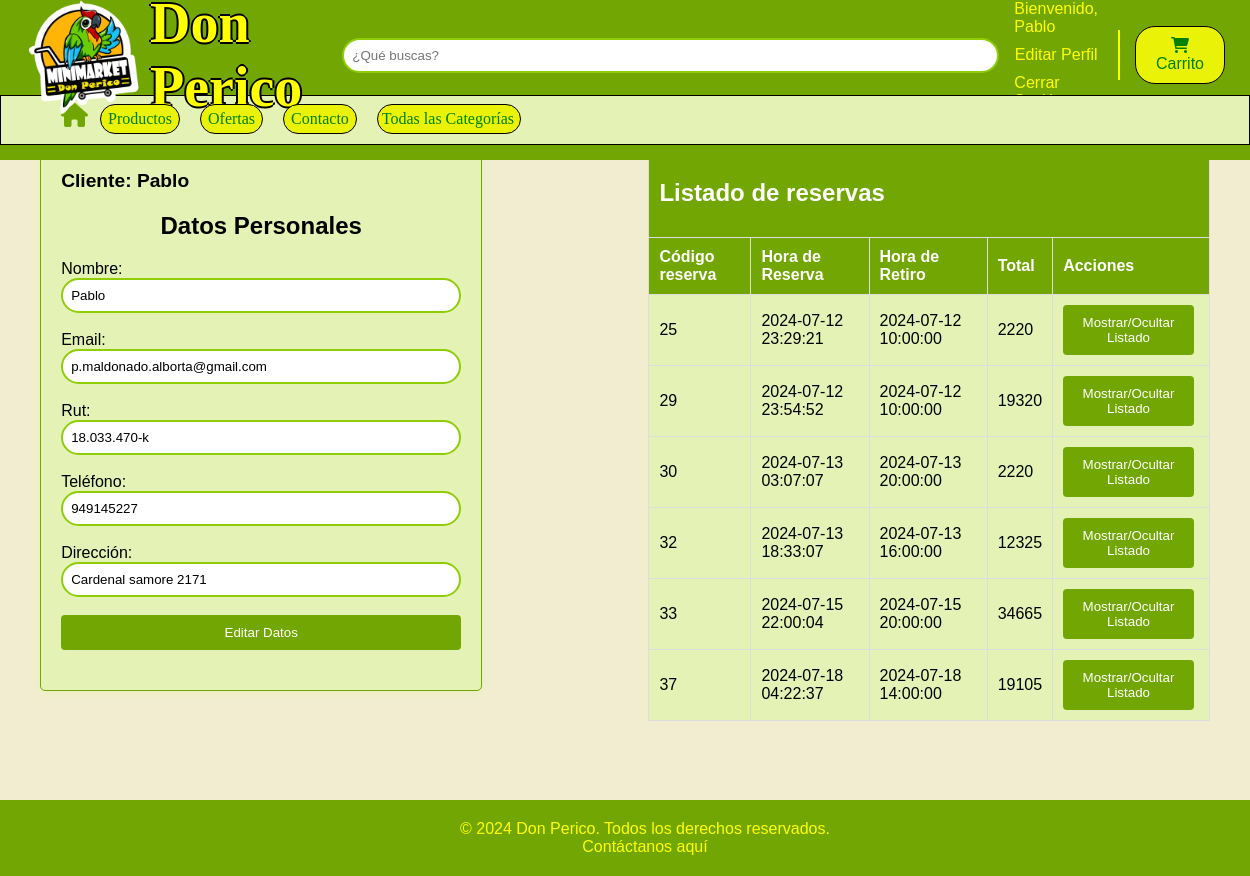
The app's page /gestioncliente.php (signed in) with its own data.
### tables this page shows
CREATE TABLE `clientes` (
  `id` int(11) NOT NULL,
  `usuario_id` int(11) NOT NULL,
  `direccion` varchar(255) DEFAULT NULL,
  `telefono` varchar(255) DEFAULT NULL
);

CREATE TABLE `usuarios` (
  `usuario_id` int(11) NOT NULL,
  `nombre` varchar(255) NOT NULL,
  `email` varchar(255) DEFAULT NULL,
  `contrasena` varchar(255) NOT NULL,
  `rut` varchar(255) DEFAULT NULL
);

CREATE TABLE `detalle_reservas` (
  `id` int(11) NOT NULL,
  `reserva_id` int(11) NOT NULL,
  `producto_id` int(11) NOT NULL,
  `cantidad` int(11) NOT NULL,
  `precio_unitario` float NOT NULL
);

CREATE TABLE `reservas` (
  `id` int(11) NOT NULL,
  `usuario_id` int(11) DEFAULT NULL,
  `hora_reserva` datetime DEFAULT NULL,
  `hora_retiro` datetime DEFAULT NULL,
  `total` float NOT NULL,
  `flg_activo` int(1) NOT NULL DEFAULT 1
);

### gestioncliente.php (the view, shortened to what this page needs)
<!DOCTYPE html>
<html lang="es">
<head>
    <link rel="stylesheet" href="css/ventanacliente.css">
    <?php include "headerindex.php"; ?>
</head>
<body>
    <main class="contenido">
        <div class="main-container">
            <div class="left-column">
                <div class="employee-section">
                    <div class="employee-info">
                        <div class="details">
                            <div class="name">Cliente: <?php echo ($_SESSION['cliente_nombre']); ?></div>
                        </div>
                    </div>
                    <h2>Datos Personales</h2>
                    <?php
                    include_once("inventario/config/conexion.php");
                    $usuario_id = $_SESSION['usuario_id'];
                    $sql_usuario = "
                        SELECT u.nombre, u.email, u.rut, c.telefono, c.direccion
                        FROM usuarios u
                        INNER JOIN clientes c ON u.usuario_id = c.usuario_id
                        WHERE u.usuario_id = " . $usuario_id;
                    $resultado_usuario = $conexion->query($sql_usuario);
                    if ($resultado_usuario && $resultado_usuario->num_rows > 0) {
                        $usuario = $resultado_usuario->fetch_assoc();
                    } else {
                        echo "Usuario no encontrado";
                        exit;
                    }
                    ?>
                    <div class="configuracion-div-form">
                        <div class="centrar-form">
                            <form action="actualizarcliente.php" method="POST">
                                Nombre: <input type="text" name="nombre" value="<?php echo htmlspecialchars($usuario['nombre']); ?>" required><br>
                                Email: <input type="text" name="email" value="<?php echo htmlspecialchars($usuario['email']); ?>" required><br>
                                Rut: <input type="text" name="rut" value="<?php echo htmlspecialchars($usuario['rut']); ?>" required><br>
                                Teléfono: <input type="text" name="telefono" value="<?php echo htmlspecialchars($usuario['telefono']); ?>" required><br>
                                Dirección: <input type="text" name="direccion" value="<?php echo htmlspecialchars($usuario['direccion']); ?>" required><br>
                                <button type="submit">Editar Datos</button>
                            </form>
                        </div>
                    </div>
                </div>
            </div>
            <div class="right-column">
                <table class="table">
                    <thead>
                        <tr>
                            <th colspan="6" class="table-header">
                                <div class="header-content">
                                    <h2 class="text-center">Listado de reservas</h2>
                                </div>
                            </th>
                        </tr>
                        <tr>
                            <th scope="col">Código reserva</th>
                            <th scope="col">Hora de Reserva</th>
                            <th scope="col">Hora de Retiro</th>
                            <th scope="col">Total</th>
                            <th scope="col">Acciones</th>
                        </tr>
                    </thead>
                    <tbody>
                        <?php
                        require("inventario/config/conexion.php");
                        $sql = "
                            SELECT r.id AS id_reserva, r.hora_reserva, r.hora_retiro, r.total, p.nombre AS producto_nombre, dr.cantidad
                            FROM reservas r
                            INNER JOIN detalle_reservas dr ON r.id = dr.reserva_id
                            INNER JOIN productos p ON dr.producto_id = p.id_producto
                            WHERE r.usuario_id = " . $usuario_id . " AND r.flg_activo = 1
                            ORDER BY id_reserva ASC";
                        $resultado = $conexion->query($sql);
                        if ($resultado->num_rows > 0) {
                            $reservas = [];
                            while ($reserva = $resultado->fetch_assoc()) {
                                $reservas[$reserva['id_reserva']]['info'] = [
                                    'hora_reserva' => $reserva['hora_reserva'],
                                    'hora_retiro' => $reserva['hora_retiro'],
                                    'total' => $reserva['total']
                                ];
                                $reservas[$reserva['id_reserva']]['productos'][] = [
                                    'nombre' => $reserva['producto_nombre'],
                                    'cantidad' => $reserva['cantidad']
                                ];
                            }
                            foreach ($reservas as $id_reserva => $reserva) {
                                ?>
                                <tr>
                                    <td><?php echo htmlspecialchars($id_reserva); ?></td>
                                    <td><?php echo htmlspecialchars($reserva['info']['hora_reserva']); ?></td>
                                    <td><?php echo htmlspecialchars($reserva['info']['hora_retiro']); ?></td>
                                    <td><?php echo htmlspecialchars($reserva['info']['total']); ?></td>
                                    <td>
                                        <button class="button" onclick="toggleListado(<?php echo $id_reserva; ?>)">Mostrar/Ocultar Listado</button>
                                    </td>
                                </tr>
                                <?php
                            }
                        } else {
                            echo "<tr><td colspan='5'>No se encontraron reservas.</td></tr>";
                        }
                        ?>
                    </tbody>
                </table>
            </div>
        </div>
    </main>
    <footer id="contacto">
        <p>&copy; 2024 Don Perico. Todos los derechos reservados.</p>
        <p><a href="formulario_contacto.php">Contáctanos aquí</a></p>
    </footer>
</body>
</html>

### headerindex.php (shortened to what this page needs)
<!DOCTYPE html>
<html lang="es">
<head>
    <link rel="stylesheet" href="css/global.css">
    <link rel="stylesheet" href="https://cdnjs.cloudflare.com/ajax/libs/font-awesome/6.0.0-beta3/css/all.min.css">
</head>
<body>
    <header>
        <div class="contenedor">
            <img src="img/logo.png" alt="Logo">
            <h1>Don Perico</h1>
            <input type="text" placeholder="¿Qué buscas?">
            <div class="opcionusuario">
                <?php if (isset($_SESSION['cliente_nombre'])): ?>
                    <span>Bienvenido, <?php echo htmlspecialchars($_SESSION['cliente_nombre']); ?></span>
                        <a href="gestioncliente.php" id="editarPerfilButton">Editar Perfil</a>
                        <a href="cerrarsesioncliente.php" id="cerrarSesionButton">Cerrar Sesión</a>
                <?php else: ?>
                    <a href="crudlogincliente.php">Iniciar Sesión</a>
                    <a href="crudcliente.php">Registrarse</a>
                <?php endif; ?>
            </div>
            <div class="separator"></div>
            <div class="carrito">
                <button id="carritoButton"><i class="fas fa-shopping-cart"></i> Carrito</button>
            </div>
        </div>
        <nav>
            <div class="menuopcion">
                <ul>
                <a href="index.php" class="home-button">
                <i class="fas fa-home"></i>
            </a>
                    <li><a href="pantallaproducto.php">Productos</a></li>
                    <li><a href="#ofertas">Ofertas</a></li>
                    <li><a href="#contacto">Contacto</a></li>
                    <li class="dropdown">
                        <button class="category-button" id="categoryButton">Todas las Categorías</button>
                    </li>
                </ul>
            </div>
        </nav>
    </header>
</body>
</html>

### css/ventanacliente.css (style rules this page uses)
body { background-color: #F2EDD0; margin: 0; padding: 0; }
.contenido { display: flex; justify-content: center; align-items: center; min-height: 100vh; }
.employee-section { background-color: #e4f2b5; border: 1px solid #72a603; padding: 20px; width: 400px; box-shadow: 0 0 10px #e4f2b5; border-radius: 5px; }
.employee-info { margin-bottom: 20px; }
.details { margin-bottom: 10px; }
.name { font-size: 1.2em; font-weight: bold; }
h2 { text-align: center; margin-bottom: 20px; }
.configuracion-div-form { display: flex; justify-content: center; }
.centrar-form { width: 100%; }
form { display: flex; flex-direction: column; }
input[type="text"], input[type="number"] { padding: 8px; margin-bottom: 10px; border: 1px solid #ccc; border-radius: 4px; width: 100%; box-sizing: border-box; }
button { padding: 10px; background-color: #72A603; color: #ffffff; border: none; border-radius: 4px; cursor: pointer; }
body { margin: 0; padding: 0; }
.table { width: 100%; border-collapse: collapse; margin-bottom: 20px; background-color: #e4f2b5; }
.table-header { background-color: #72A603; padding: 10px; text-align: center; }
.header-content { display: flex; justify-content: space-between; align-items: center; }
.table thead th { background-color: #72A603; color: white; padding: 10px; border: 1px solid #ddd; text-align: left; }
.table tbody td { padding: 10px; border: 1px solid #ddd; }
a { color: #72a603; text-decoration: none; }
#contacto { background-color: #72A603; padding: 20px; text-align: center; position: relative; bottom: 0; width: 100%; color: yellow; }
#contacto p { margin: 0; }
#contacto a { color: yellow; text-decoration: none; }

### css/global.css (style rules this page uses)
body { font-family: sans-serif; margin: 0; background-color: #F2EDD0; }
header { background-color: #72A603; color: yellow; padding: 15px 0; position: fixed; top: 0; width: 100%; z-index: 1; }
header h1 { padding-right: 40px; margin: 0; font-size: 3.5em; font-family: 'Brush Script MT'; padding-left: 5px; position: relative; text-shadow: 2px 0 0 #000, 0 2px 0 #000, -2px 0 0 #000, 0 -2px 0 #000; }
img { width: 10%; z-index: 2; }
.contenedor { max-width: 1200px; margin: 0 auto; padding: 0 15px; height: 80px; display: flex; align-items: center; justify-content: space-between; width: 100%; }
h1 { padding-right: 40px; margin: 0; font-size: 3.5em; font-family: 'Brush Script MT'; padding-left: 5px; position: relative; text-shadow: 2px 0 0 #000, 0 2px 0 #000, -2px 0 0 #000, 0 -2px 0 #000; }
input[type="text"] { padding: 8px; border: 2px solid #8fce06; border-radius: 20px; flex-grow: 1; margin: 0px; }
.opcionusuario { display: flex; align-items: center; flex-direction: column; }
.opcionusuario a, .opcionusuario span { color: yellow; text-decoration: none; margin-left: 10px; padding: 5px; }
.separator { border-left: 2px solid yellow; height: 50px; margin: 0 15px; }
.carrito { display: flex; align-items: center; }
#carritoButton { background-color: #EAF207; color: green; padding: 10px 20px; border: 1px solid black; border-radius: 20px; cursor: pointer; font-size: 16px; display: inline-block; }
.menuopcion { font-family: 'Comic Sans MS'; display: inline-block; text-align: left; width: 100%; height: 50px; background-color: #E4F2B5; border: 1px solid black; box-sizing: border-box; }
nav ul { border-radius: 20px; margin: 0px; padding: 0px; list-style: none; padding-left: 40px; }
nav li { display: inline-block; margin: 0px; padding: 0px; }
nav li a { display: block; text-decoration: none; padding: 5px 7px; color: #EAF207; border: 1px solid black; border-radius: 20px; background: #EAF207; color: green; border-color: black; position: relative; margin: 8px; font-size: 16px; }
.category-button { background-color: #EAF207; color: green; padding: 5px 6px 5px 4px; border: 1px solid black; border-radius: 20px; cursor: pointer; font-size: 16px; margin: 8px; display: inline-block; font-family: 'Comic Sans MS'; }
#editarPerfilButton, #cerrarSesionButton { margin-left: 10px; }
.home-button { display: inline-block; margin-left: 20px; font-size: 24px; color: #72a603 }

### gestioncliente.php (style rules this page uses)
.main-container { display: flex; justify-content: space-between; margin-top: 90px; }
.left-column, .right-column { width: 48%; }
.configuracion-div-form { margin-bottom: 20px; }
.button { margin-right: 5px; }

### records on screen
clientes: nombre "Pablo", email "p.maldonado.alborta@gmail.com", rut "18.033.470-k", telefono "949145227", direccion "Cardenal samore 2171"
detalle_reservas: id_reserva "25", reserva.hora_reserva "2024-07-12 23:29:21", reserva.hora_retiro "2024-07-12 10:00:00", reserva.total "2220"
detalle_reservas: id_reserva "29", reserva.hora_reserva "2024-07-12 23:54:52", reserva.hora_retiro "2024-07-12 10:00:00", reserva.total "19320"
detalle_reservas: id_reserva "30", reserva.hora_reserva "2024-07-13 03:07:07", reserva.hora_retiro "2024-07-13 20:00:00", reserva.total "2220"

### other values on screen
$_SESSION['cliente_nombre'] "Pablo"
$id_reserva "32"
$reserva['info']['hora_reserva'] "2024-07-13 18:33:07"
$reserva['info']['hora_retiro'] "2024-07-13 16:00:00"
$reserva['info']['total'] "12325"
$id_reserva "33"
$reserva['info']['hora_reserva'] "2024-07-15 22:00:04"
$reserva['info']['hora_retiro'] "2024-07-15 20:00:00"
$reserva['info']['total'] "34665"
$id_reserva "37"
$reserva['info']['hora_reserva'] "2024-07-18 04:22:37"
$reserva['info']['hora_retiro'] "2024-07-18 14:00:00"
$reserva['info']['total'] "19105"
